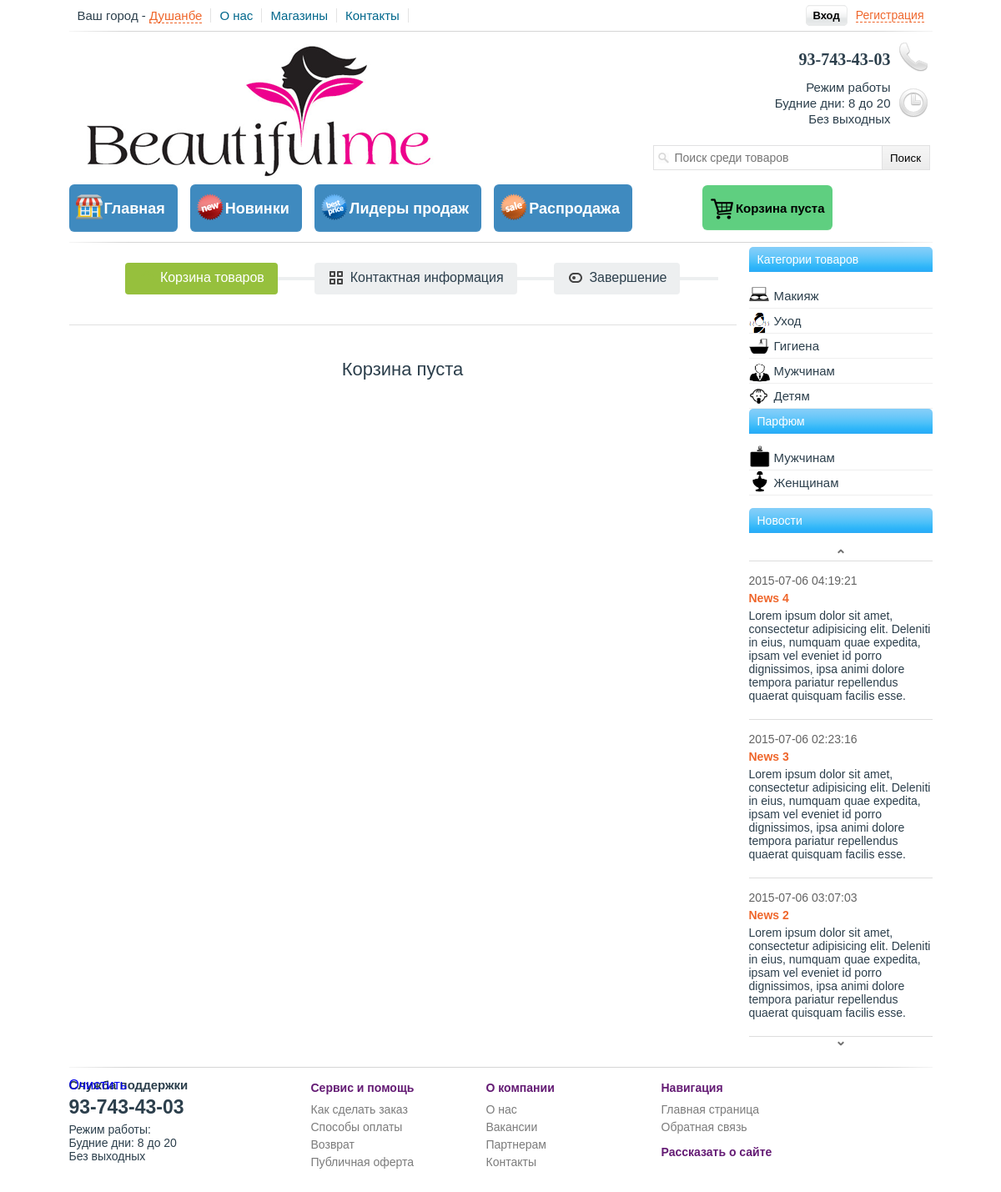
The app's page /cart.php with its own data.
### tables this page shows
CREATE TABLE IF NOT EXISTS `news` (
  `id` int(11) NOT NULL,
  `title` varchar(255) NOT NULL,
  `text` text NOT NULL,
  `date` datetime NOT NULL
);

### include/block-category.php (the view, shortened to what this page needs)
<div id="block-category">
	<p class="header-title">Категории товаров</p>
	<ul>
		<li><a id="index1"><img src="/images/makeup.png" id="makeup-images">Макияж</a>
		</li>
		<li><a id="index2"><img src="/images/care.png" id="care-images">Уход</a>
		</li>
			<li><a id="index3"><img src="/images/hygiene.png" id="hygiene-images">Гигиена</a>
		</li>
		<li><a id="index4"><img src="/images/mans.png" id="mans-images">Мужчинам</a>
		</li>
		<li><a id="index5"><img src="/images/kids.png" id="kids-images">Детям</a>
		</li>
	</ul>
</div>

### include/block-news.php (shortened to what this page needs)
<div id="block-news">
	<p class="header-title">Новости</p>
	<center><img src="/images/img-prev.png" id="news-prev"></center>
	<div id="newsticker">
		<ul>
<?php
	$result = mysql_query("SELECT * FROM news ORDER BY id DESC",$link);
		if (mysql_num_rows($result) > 0)
			{
				$row = mysql_fetch_array($result);
			do
			{
				echo '<li>
				<span>'.$row["date"].'</span>
				<a href="#">'.$row["title"].'</a>
				<p>'.$row["text"].'</p>
					</li>';
			}
			while ($row = mysql_fetch_array($result));
		}
?>
		</ul>
	</div>
	<center><img src="/images/img-next.png" id="news-next"></center>
</div>

### css/style.css (style rules this page uses)
#block-category { width: 220px; height: auto; }
.header-title { width: 210px; font: 14px sans-serif; margin-top: 0; padding: 7px 0 7px 10px; color: white; background: url(/images/grd-title.png); border-radius: 5px 5px 0 0; -webkit-border-radius: 5px 5px 0 0; -moz-border-radius: 5px 5px 0 0; }
#block-category > ul > li { border-bottom: 1px solid #eeeeee; }
#block-category > ul > li.active { border-bottom: 1px solid #efefef; }
#block-category > ul > li > a { font: 15px sans-serif; padding: 6px 0 6px 30px; display: block; cursor: pointer; }
#makeup-images { position: absolute; margin-top: -3px; margin-left: -30px; }
#care-images { position: absolute; margin-left: -30px; margin-top: -2px; }
#hygiene-images { position: absolute; margin-left: -30px; }
#mans-images { position: absolute; margin-left: -30px; width: 26px; height: 22px; }
#kids-images { position: absolute; margin-left: -30px; }
#block-news { width: 220px; height: auto; margin-top: 15px; margin-bottom: 15px; }
#newsticker { width: 220px; border-top: 1px solid #ddd; }
#newsticker p { font: 14px sans-serif; margin-top: 5px; margin-bottom: 5px; }
#newsticker li { border-bottom: 1px solid #ddd; padding-top: 15px; padding-bottom: 15px; }
#newsticker a { color: #ef662b; font: bold 14px sans-serif; }
#newsticker span { font: 14px sans-serif; padding-bottom: 5px; color: #636363; display: block; }
#news-prev { margin-top: 5px; margin-bottom: 5px; cursor: pointer; }
#news-next { margin-top: 5px; margin-bottom: 5px; cursor: pointer; }

### css/breadcrumbs.css (style rules this page uses)
body { font-size: 1.6rem; font-family: "Source Sans Pro", sans-serif; color: #2c3f4c; background-color: #ffffff; }
a { text-decoration: none; }

### records on screen
news: date "2015-07-06 04:19:21", title "News 4", text "Lorem ipsum dolor sit amet, consectetur adipisicing elit. Deleniti in eius, numquam quae expedita, ipsam vel eveniet id porro dignissimos, ipsa animi dolore tempora pariatur repellendus quaerat quisquam facilis esse."
news: date "2015-07-06 02:23:16", title "News 3", text "Lorem ipsum dolor sit amet, consectetur adipisicing elit. Deleniti in eius, numquam quae expedita, ipsam vel eveniet id porro dignissimos, ipsa animi dolore tempora pariatur repellendus quaerat quisquam facilis esse."
news: date "2015-07-06 03:07:03", title "News 2", text "Lorem ipsum dolor sit amet, consectetur adipisicing elit. Deleniti in eius, numquam quae expedita, ipsam vel eveniet id porro dignissimos, ipsa animi dolore tempora pariatur repellendus quaerat quisquam facilis esse."
